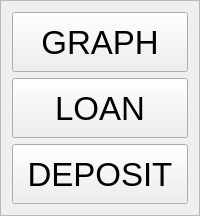
        <widget class="QFrame" name="frame_3">
         <property name="frameShape">
          <enum>QFrame::StyledPanel</enum>
         </property>
         <property name="frameShadow">
          <enum>QFrame::Raised</enum>
         </property>
         <layout class="QGridLayout" name="gridLayout_3">
          <item row="1" column="1">
           <widget class="QPushButton" name="loanButton">
            <property name="sizePolicy">
             <sizepolicy hsizetype="Minimum" vsizetype="Minimum">
              <horstretch>0</horstretch>
              <verstretch>0</verstretch>
             </sizepolicy>
            </property>
            <property name="minimumSize">
             <size>
              <width>60</width>
              <height>60</height>
             </size>
            </property>
            <property name="maximumSize">
             <size>
              <width>200</width>
              <height>80</height>
             </size>
            </property>
            <property name="font">
             <font>
              <pointsize>25</pointsize>
             </font>
            </property>
            <property name="styleSheet">
             <string notr="true">QTextEdit {
background: rgb(61, 60, 59);
border-radius: 10px;
}

QLabel {
background: rgb(61, 60, 59);
border-radius: 10px;
}</string>
            </property>
            <property name="text">
             <string>LOAN</string>
            </property>
           </widget>
          </item>
          <item row="2" column="1">
           <widget class="QPushButton" name="depositButton">
            <property name="sizePolicy">
             <sizepolicy hsizetype="Minimum" vsizetype="Minimum">
              <horstretch>0</horstretch>
              <verstretch>0</verstretch>
             </sizepolicy>
            </property>
            <property name="minimumSize">
             <size>
              <width>60</width>
              <height>60</height>
             </size>
            </property>
            <property name="maximumSize">
             <size>
              <width>200</width>
              <height>80</height>
             </size>
            </property>
            <property name="font">
             <font>
              <pointsize>25</pointsize>
             </font>
            </property>
            <property name="styleSheet">
             <string notr="true">QTextEdit {
background: rgb(61, 60, 59);
border-radius: 10px;
}

QLabel {
background: rgb(61, 60, 59);
border-radius: 10px;
}</string>
            </property>
            <property name="text">
             <string>DEPOSIT</string>
            </property>
           </widget>
          </item>
          <item row="0" column="1">
           <widget class="QPushButton" name="graphButton">
            <property name="sizePolicy">
             <sizepolicy hsizetype="Minimum" vsizetype="Minimum">
              <horstretch>0</horstretch>
              <verstretch>0</verstretch>
             </sizepolicy>
            </property>
            <property name="minimumSize">
             <size>
              <width>60</width>
              <height>60</height>
             </size>
            </property>
            <property name="maximumSize">
             <size>
              <width>200</width>
              <height>80</height>
             </size>
            </property>
            <property name="font">
             <font>
              <pointsize>25</pointsize>
             </font>
            </property>
            <property name="styleSheet">
             <string notr="true">QTextEdit {
background: rgb(61, 60, 59);
border-radius: 10px;
}

QLabel {
background: rgb(61, 60, 59);
border-radius: 10px;
}</string>
            </property>
            <property name="text">
             <string>GRAPH</string>
            </property>
           </widget>
          </item>
         </layout>
        </widget>
